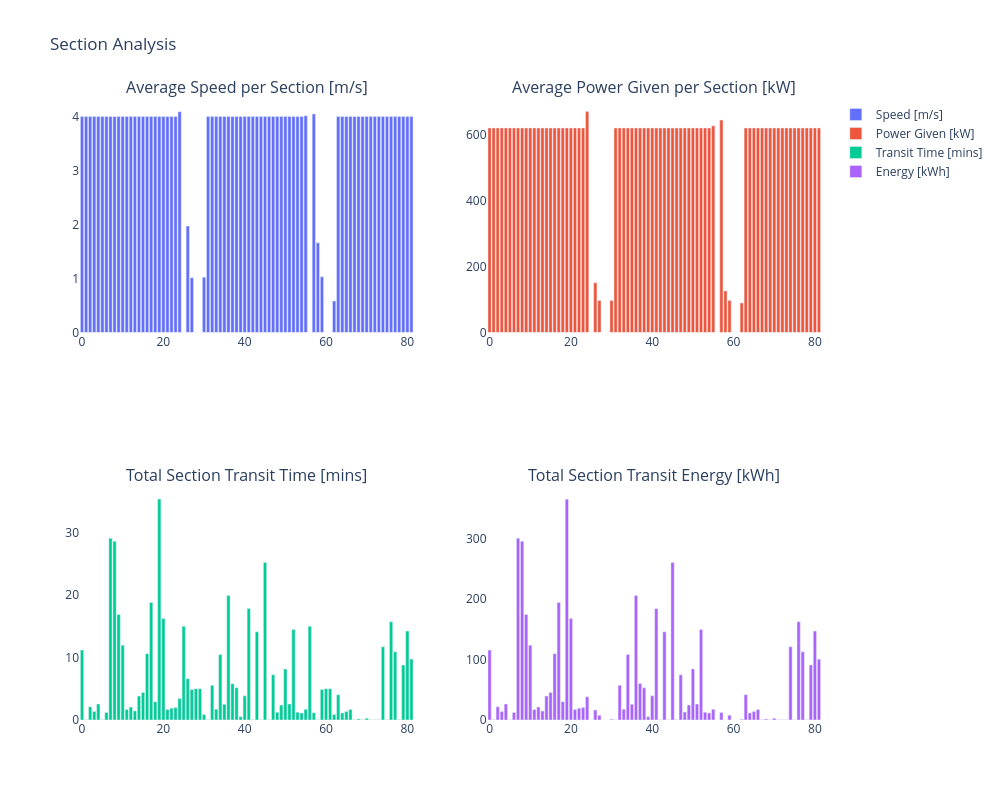

Notebook source saved alongside this figure:
### Code cell
# Calculate average speed
average_speed = df_eventtable_energy_fuel['distance (m)'] / df_eventtable_energy_fuel['duration (s)']

# Calculate durations in minutes
durations = [
    (row['stop time'] - row['start time']).total_seconds() / 60
    for _, row in df_eventtable_energy_fuel.iterrows()
]

# Create 2x2 subplot figure
fig = make_subplots(rows=2, cols=2, subplot_titles=[
    'Average Speed per Section [m/s]',
    'Average Power Given per Section [kW]',
    'Total Section Transit Time [mins]',
    'Total Section Transit Energy [kWh]'
])

# Add bar charts to subplots
fig.add_trace(go.Bar(x=df.index, y=average_speed, name='Speed [m/s]'), row=1, col=1)
fig.add_trace(go.Bar(x=df.index, y=df_eventtable_energy_fuel['P_given (kW)'], name='Power Given [kW]'), row=1, col=2)
fig.add_trace(go.Bar(x=df.index, y=durations, name='Transit Time [mins]'), row=2, col=1)
fig.add_trace(go.Bar(x=df.index, y=df_eventtable_energy_fuel['total_energy (kWh)'], name='Energy [kWh]'), row=2, col=2)

# Update layout
fig.update_layout(
    height=800,
    width=1000,
    title_text='Section Analysis',
    plot_bgcolor='white'
)

# fig.show()

### Figure 1 — Plotly figure (JSON) as saved in the notebook; plotly's stock layout.template omitted (floating-point values rounded to 4 significant figures; data arrays with more than 128 entries replaced by an {"elided": "..."} marker saying what was removed)
{"data": [{"name": "Speed [m/s]", "type": "bar", "x": {"elided": "176 int values"}, "xaxis": "x", "y": [4.0, 4.0, 4.0, 4.0, 4.0, 4.0, 4.0, 4.0, 4.0, 4.0, 4.0, 4.0, 4.0, 4.0, 4.0, 4.0, 4.0, 4.0, 4.0, 4.0, 4.0, 4.0, 4.0, 4.0, 4.089, 0.0, 1.97, 1.014, 0.0, 0.0, 1.024, 4.0, 4.0, 4.0, 4.0, 4.0, 4.0, 4.0, 4.0, 4.0, 4.0, 4.0, 4.0, 4.0, 4.0, 4.0, 4.0, 4.0, 4.0, 4.0, 4.0, 4.0, 4.0, 4.0, 4.0, 4.013, 0.0, 4.045, 1.66, 1.031, 0.0, 0.0, 0.583, 4.0, 4.0, 4.0, 4.0, 4.0, 4.0, 4.0, 4.0, 4.0, 4.0, 4.0, 4.0, 4.0, 4.0, 4.0, 4.0, 4.0, 4.0, 4.0], "yaxis": "y"}, {"name": "Power Given [kW]", "type": "bar", "x": {"elided": "176 int values"}, "xaxis": "x2", "y": [619.4, 619.4, 619.4, 619.4, 619.4, 619.4, 619.4, 619.4, 619.4, 619.4, 619.4, 619.4, 619.4, 619.4, 619.4, 619.4, 619.4, 619.4, 619.4, 619.4, 619.4, 619.4, 619.4, 619.4, 669.1, NaN, 150.7, 96.83, NaN, NaN, 97.09, 619.4, 619.4, 619.4, 619.4, 619.4, 619.4, 619.4, 619.4, 619.4, 619.4, 619.4, 619.4, 619.4, 619.4, 619.4, 619.4, 619.4, 619.4, 619.4, 619.4, 619.4, 619.4, 619.4, 619.4, 626.0, NaN, 643.5, 126.1, 97.27, NaN, NaN, 89.4, 619.4, 619.4, 619.4, 619.4, 619.4, 619.4, 619.4, 619.4, 619.4, 619.4, 619.4, 619.4, 619.4, 619.4, 619.4, 619.4, 619.4, 619.4, 619.4], "yaxis": "y2"}, {"name": "Transit Time [mins]", "type": "bar", "x": {"elided": "176 int values"}, "xaxis": "x3", "y": [11.2, 0.03333, 2.117, 1.35, 2.55, 0.03333, 1.217, 29.1, 28.6, 16.9, 11.97, 1.683, 2.067, 1.45, 3.833, 4.4, 10.62, 18.8, 2.917, 35.35, 16.25, 1.667, 1.9, 1.983, 3.433, 15, 6.617, 4.9, 5, 5, 0.8833, 0.03333, 5.55, 1.733, 10.47, 2.533, 19.92, 5.817, 5.15, 0.5333, 3.867, 17.83, 0.03333, 14.12, 0.03333, 25.22, 0.05, 7.233, 1.25, 2.4, 8.167, 2.567, 14.47, 1.233, 1.133, 1.717, 15, 1.15, 0.05, 4.883, 5, 5, 0.8833, 4.05, 1.133, 1.35, 1.683, 0.05, 0.1667, 0.03333, 0.2833, 0.05, 0.03333, 0.03333, 11.72, 0.05, 15.72, 10.92, 0.05, 8.8, 14.23, 9.75], "yaxis": "y3"}, {"name": "Energy [kWh]", "type": "bar", "x": {"elided": "176 int values"}, "xaxis": "x4", "y": [115.6, 0.4434, 21.78, 13.93, 26.41, 0.3944, 12.46, 300.5, 295.3, 174.4, 123.6, 17.28, 21.45, 14.91, 39.5, 45.4, 109.7, 194.0, 30.19, 364.9, 167.7, 17.26, 19.56, 20.5, 38.28, NaN, 16.62, 7.908, NaN, NaN, 1.429, 0.3463, 57.28, 17.85, 108.1, 26.1, 205.6, 60.1, 53.16, 5.502, 39.94, 184.0, 0.4363, 145.7, 0.3704, 260.4, 0.4541, 74.58, 13.04, 24.67, 84.44, 26.42, 149.4, 12.75, 11.55, 17.91, NaN, 12.33, 0.1051, 7.917, NaN, NaN, 1.316, 41.8, 11.77, 13.86, 17.5, 0.4744, 1.605, 0.4744, 2.861, 0.4744, 0.3165, 0.4744, 121.0, 0.4716, 162.3, 112.7, 0.4785, 90.92, 146.9, 100.6], "yaxis": "y4"}], "layout": {"annotations": [{"font": {"size": 16}, "showarrow": false, "text": "Average Speed per Section [m/s]", "x": 0.225, "xanchor": "center", "xref": "paper", "y": 1, "yanchor": "bottom", "yref": "paper"}, {"font": {"size": 16}, "showarrow": false, "text": "Average Power Given per Section [kW]", "x": 0.775, "xanchor": "center", "xref": "paper", "y": 1, "yanchor": "bottom", "yref": "paper"}, {"font": {"size": 16}, "showarrow": false, "text": "Total Section Transit Time [mins]", "x": 0.225, "xanchor": "center", "xref": "paper", "y": 0.375, "yanchor": "bottom", "yref": "paper"}, {"font": {"size": 16}, "showarrow": false, "text": "Total Section Transit Energy [kWh]", "x": 0.775, "xanchor": "center", "xref": "paper", "y": 0.375, "yanchor": "bottom", "yref": "paper"}], "height": 800, "plot_bgcolor": "white", "title": {"text": "Section Analysis"}, "width": 1000, "xaxis": {"anchor": "y", "domain": [0, 0.45]}, "xaxis2": {"anchor": "y2", "domain": [0.55, 1]}, "xaxis3": {"anchor": "y3", "domain": [0, 0.45]}, "xaxis4": {"anchor": "y4", "domain": [0.55, 1]}, "yaxis": {"anchor": "x", "domain": [0.625, 1]}, "yaxis2": {"anchor": "x2", "domain": [0.625, 1]}, "yaxis3": {"anchor": "x3", "domain": [0, 0.375]}, "yaxis4": {"anchor": "x4", "domain": [0, 0.375]}}}
